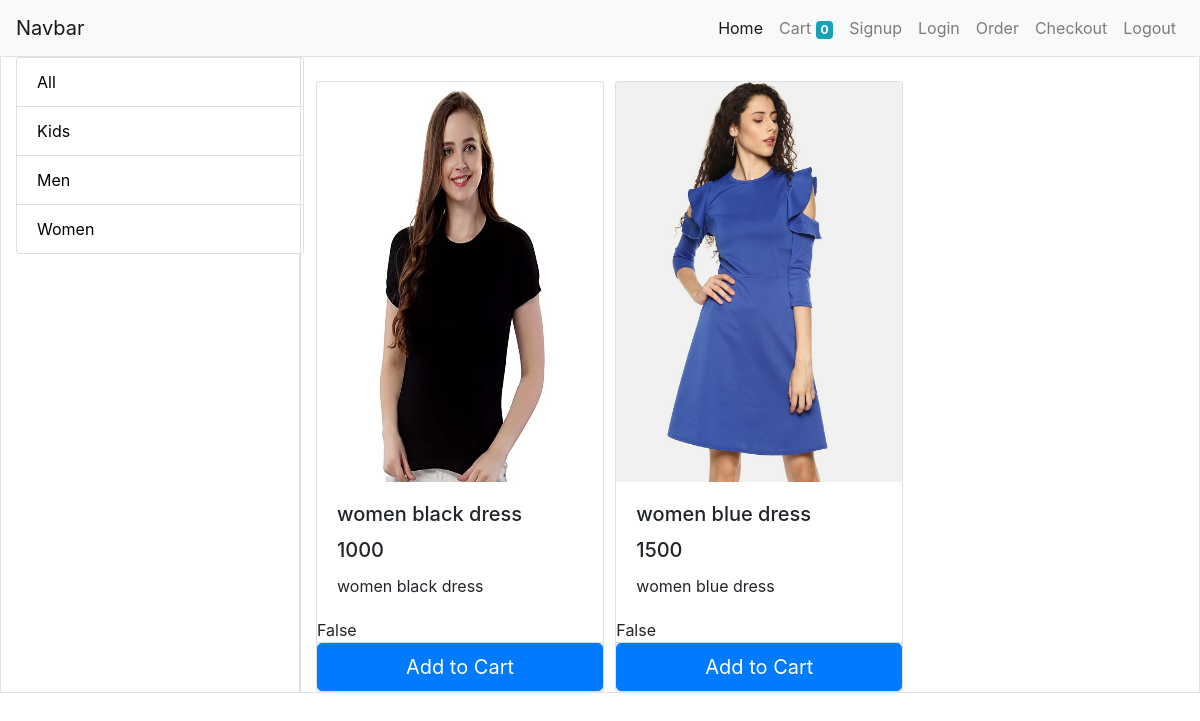
The app's page /?category=4 with its own data.
### app/models/category.py (models this page shows, shortened)
class Category(models.Model):
    name = models.CharField(max_length=50)

### app/models/products_images.py (models this page shows)
class Product_images(models.Model):
    product=models.ForeignKey(Products,on_delete=models.CASCADE,related_name='product_image')
    image =models.ImageField(upload_to = "upload/pictures/")

### app/models/products.py (models this page shows, shortened)
class Products(models.Model):
    name = models.CharField(max_length=50)
    category =  models.ForeignKey(Category, on_delete=models.CASCADE)
    description =models.CharField(max_length=100)
    price =models.IntegerField()

### app/views/index.py (the view, shortened to what this page needs)
# urls.py: path('',Index.as_view(), name='index'),
class Index(View):
    def get(self, request):
        products = Products.objects.all()
        categories = Category.objects.all()
        category_id = request.GET.get('category')
        if Category.objects.filter(id = category_id):
            products = Products.objects.filter(category = category_id)
        else:
            products = Products.objects.all()
            for p in products:
                for pm in p.product_image.all():
                    print(pm.image)
        cart = request.session.get('cart')
        if not cart:
            request.session['cart'] = {}
        return render(request , 'index.html',{'products':products,'categories':categories})

### app/templatetags/filter_tags.py (called while the page is built)
@register.filter(name="is_in_cart")
def is_in_cart(product, cart):
    keys = cart.keys()
    for key in keys:
        if product.id == (int(key)):
            return True
    return False

### app/templates/index.html (shortened to what this page needs)
{% extends 'base.html' %}
{% load filter_tags %}
    {% block mainbody %}
    <div class="container-fluid">
        <div class="row">
            <div class="col-3 border">
                <div class="card" style="width: 18rem;">
                    <ul class="list-group list-group-flush">
                        <li class="list-group-item"><a href="/" style="color: black;">All</a></li>
                        {% for category in categories %}
                        <li class="list-group-item"><a href="/?category={{category.id}}" style="color: black;">{{category.name}}</a></li>
                        {% endfor %}
                    </ul>
                </div>
            </div>
            <div class="col-lg-9 border">
                <div class="row">
                    {% for product in products %}
                    <div class="col-4">
                        <div class="card mt-4" style="width: 18rem;">
                            {%for pm in product.product_image.all%}
                            <img class="card-img-top" src="{{pm.image.url}}" height="400px">
                            {%endfor%}
                            <div class="card-body">
                                <h5 class="card-title">{{product.name}}</h5>
                                <h5 class="card-title">{{product.price}}</h5>
                                <p class="card-text">{{product.description}}</p>
                            </div>
                            {{product|is_in_cart:request.session.cart}}
                            <div class="card-footer p-0 m-0">
                                {% if product|is_in_cart:request.session.cart %}
                                <div class="row no-gutters">
                                <form action=" " method="POST" class="col-2">
                                    {% csrf_token %}
                                    <input type="hidden" name="product_remove" value="remove" >
                                    <input type="number" name="product_id" value="{{product.id}}" hidden>
                                    <button href="#" class="btn btn-primary btn-block btn-lg"> - </button>
                                </form>
                                <div class="col-8">
                                    <h1>{{product|cart_quantity:request.session.cart}}in cart</h1>
                                </div>
                                <form action=" " method="POST" class="col-2">
                                    {% csrf_token %}
                                    <input type="number" name="product_id" value="{{product.id}}" hidden>
                                    <button href="#" class="btn btn-primary btn-block btn-lg"> + </button>
                                </form>
                                </div>
                                {% else %}
                                <form action=" " method="POST">
                                    <button href="#" class="btn btn-primary btn-block btn-lg">Add to Cart</button>
                                </form>
                                {% endif %}
                            </div>
                        </div>
                    </div>
                    {% endfor %}
                </div>
            </div>
        </div>
    </div>
    {% endblock %}

### records on screen
Category: name "Kids"
Category: name "Men"
Category: name "Women"
Products: name "women black dress", price "1000", description "women black dress", session "False"
Product_images: image (picture)
Products: name "women blue dress", price "1500", description "women blue dress", session "False"
Product_images: image (picture)

### other values on screen
{{ request.session.cart|length }} "0"
